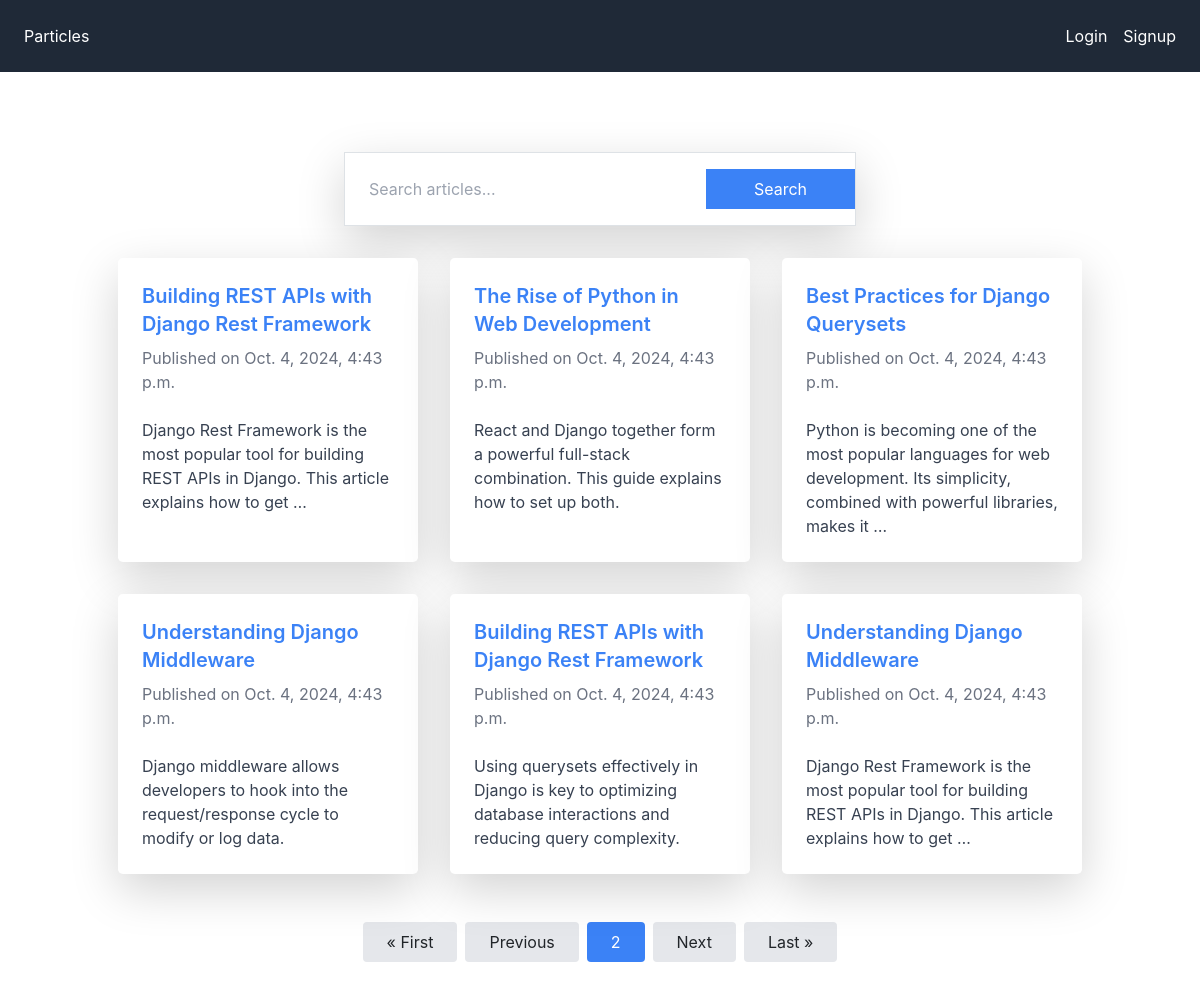
Screenshot of /?page=2 with the database file from the repository.
### mysite/models.py (models this page shows, shortened)
class Article(models.Model):
    title = models.CharField(max_length=255)
    content = models.TextField()
    author = models.ForeignKey('auth.User', on_delete=models.CASCADE)
    created_at = models.DateTimeField(auto_now_add=True)
    updated_at = models.DateTimeField(auto_now=True)
    history = HistoricalRecords()

### mysite/views.py (the view)
# urls.py: path('', views.article_list, name='article_list'),
def article_list(request):
    query = request.GET.get('q')
    if query:
        articles = Article.objects.filter(title__icontains=query) | Article.objects.filter(content__icontains=query)
    else:
        articles = Article.objects.all()
    paginator = Paginator(articles, 6)  # Show # articles per page
    page_number = request.GET.get('page')
    page_obj = paginator.get_page(page_number)
    return render(request, 'article_list.html', {'page_obj': page_obj, 'query': query})

### mysite/templates/article_list.html (shortened to what this page needs)
{% extends "base.html" %}
{% block content %}
<div class="container mx-auto py-12">
    <form method="GET" action="{% url 'article_list' %}" class="mb-8 max-w-lg mx-auto flex items-center bg-white shadow-lg rounded-full overflow-hidden border border-gray-300">
        <input
            type="text"
            name="q"
            id="search-input"
            placeholder="Search articles..."
            class="w-full p-4 text-gray-700 focus:outline-none rounded-l-full"
            value="{{ request.GET.q }}">
        <button type="submit" class="bg-blue-500 hover:bg-blue-600 text-white py-2 px-5 rounded-r-full transition duration-300 focus:outline-none">
            Search
        </button>
    </form>
    <div class="grid grid-cols-1 md:grid-cols-2 lg:grid-cols-3 gap-8">
        {% for article in page_obj %}
            <div class="bg-white shadow-lg rounded-lg p-6 transition transform hover:scale-105">
                <h2 class="text-xl font-semibold mb-2">
                    <a href="{% url 'article_detail' article.id %}" class="text-blue-500 hover:underline">{{ article.title }}</a>
                </h2>
                <p class="text-gray-500 mb-4">Published on {{ article.created_at }}</p>
                <p class="text-gray-700">{{ article.content|truncatewords:20 }}</p>
            </div>
        {% empty %}
            <p>No articles found.</p>
        {% endfor %}
    </div>
    <div class="mt-12 flex justify-center">
        {% if page_obj.has_previous %}
            <a href="?page=1" class="bg-gray-200 px-4 py-2 mx-1 rounded hover:bg-gray-300">&laquo; First</a>
            <a href="?page={{ page_obj.previous_page_number }}" class="bg-gray-200 px-4 py-2 mx-1 rounded hover:bg-gray-300">Previous</a>
        {% endif %}
        <span class="bg-blue-500 text-white px-4 py-2 mx-1 rounded">{{ page_obj.number }}</span>
        {% if page_obj.has_next %}
            <a href="?page={{ page_obj.next_page_number }}" class="bg-gray-200 px-4 py-2 mx-1 rounded hover:bg-gray-300">Next</a>
            <a href="?page={{ page_obj.paginator.num_pages }}" class="bg-gray-200 px-4 py-2 mx-1 rounded hover:bg-gray-300">Last &raquo;</a>
        {% endif %}
    </div>
</div>
{% endblock %}

### rows the page displays
Article: title "Building REST APIs with Django Rest Framework", created_at "Oct. 4, 2024, 4:43 p.m.", content "Django Rest Framework is the most popular tool for building REST APIs in Django. This article explains how to get …"
Article: title "The Rise of Python in Web Development", created_at "Oct. 4, 2024, 4:43 p.m.", content "React and Django together form a powerful full-stack combination. This guide explains how to set up both."
Article: title "Best Practices for Django Querysets", created_at "Oct. 4, 2024, 4:43 p.m.", content "Python is becoming one of the most popular languages for web development. Its simplicity, combined with powerful libraries, makes it …"
Article: title "Understanding Django Middleware", created_at "Oct. 4, 2024, 4:43 p.m.", content "Django middleware allows developers to hook into the request/response cycle to modify or log data."
Article: title "Building REST APIs with Django Rest Framework", created_at "Oct. 4, 2024, 4:43 p.m.", content "Using querysets effectively in Django is key to optimizing database interactions and reducing query complexity."
Article: title "Understanding Django Middleware", created_at "Oct. 4, 2024, 4:43 p.m.", content "Django Rest Framework is the most popular tool for building REST APIs in Django. This article explains how to get …"

### other values shown
{{ page_obj.number }} "2"
